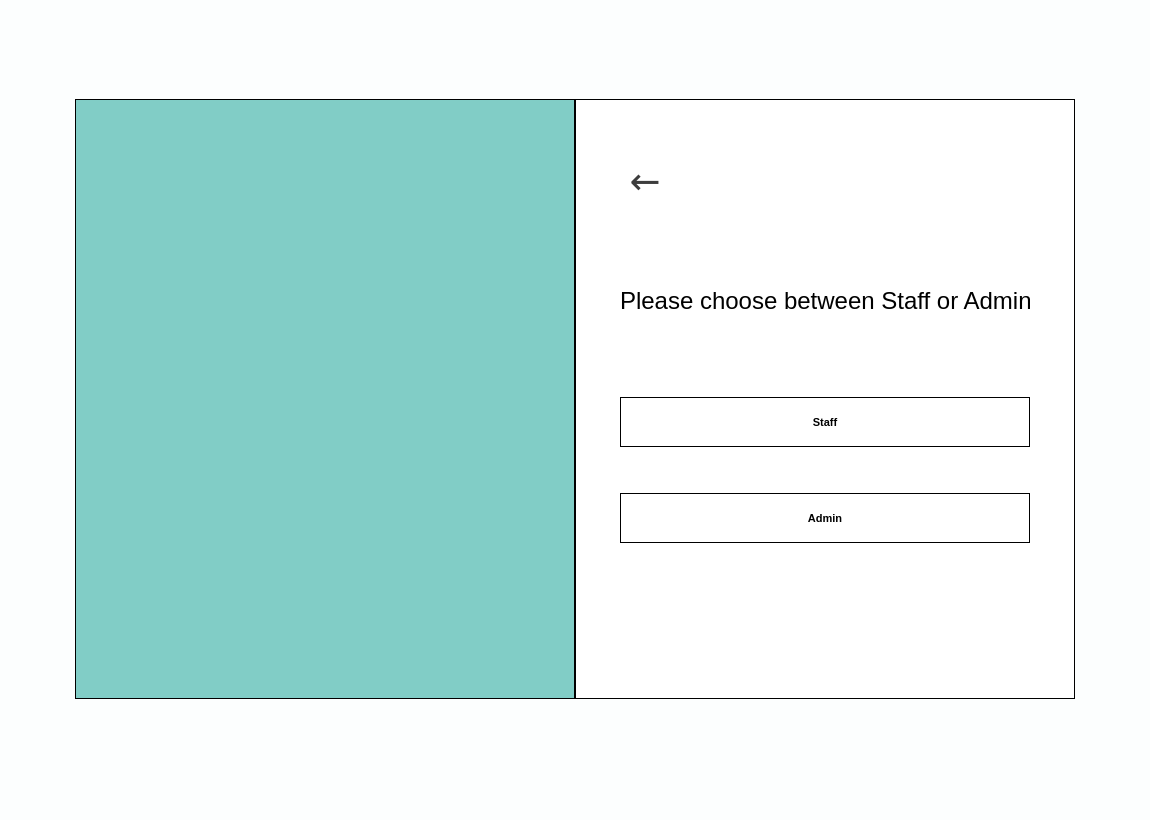
<?xml version="1.0" encoding="UTF-8"?>
<ui version="4.0">
 <class>registerSelection</class>
 <widget class="QMainWindow" name="registerSelection">
  <property name="geometry">
   <rect>
    <x>0</x>
    <y>0</y>
    <width>1150</width>
    <height>820</height>
   </rect>
  </property>
  <property name="windowTitle">
   <string>resgisterSelection</string>
  </property>
  <property name="styleSheet">
   <string notr="true">background-color: #FCFEFE;</string>
  </property>
  <property name="animated">
   <bool>true</bool>
  </property>
  <property name="documentMode">
   <bool>false</bool>
  </property>
  <widget class="QWidget" name="centralwidget">
   <property name="layoutDirection">
    <enum>Qt::LeftToRight</enum>
   </property>
   <layout class="QHBoxLayout" name="horizontalLayout">
    <item>
     <layout class="QGridLayout" name="gridLayout_2">
      <property name="horizontalSpacing">
       <number>0</number>
      </property>
      <item row="0" column="0">
       <widget class="QWidget" name="logoContainer" native="true">
        <property name="minimumSize">
         <size>
          <width>200</width>
          <height>0</height>
         </size>
        </property>
        <property name="maximumSize">
         <size>
          <width>500</width>
          <height>600</height>
         </size>
        </property>
        <property name="styleSheet">
         <string notr="true">QWidget {
    background-color: #81cdc6;
 border-style: solid;
    border-color: black;
    border-width: 1px;

}</string>
        </property>
        <layout class="QGridLayout" name="gridLayout">
         <item row="0" column="0">
          <widget class="QLabel" name="logo">
           <property name="minimumSize">
            <size>
             <width>450</width>
             <height>50</height>
            </size>
           </property>
           <property name="maximumSize">
            <size>
             <width>450</width>
             <height>290</height>
            </size>
           </property>
           <property name="styleSheet">
            <string notr="true">image: url(:/images/received_836614531712349.png);

border:none;</string>
           </property>
           <property name="frameShape">
            <enum>QFrame::NoFrame</enum>
           </property>
           <property name="frameShadow">
            <enum>QFrame::Plain</enum>
           </property>
           <property name="text">
            <string/>
           </property>
           <property name="scaledContents">
            <bool>true</bool>
           </property>
           <property name="margin">
            <number>0</number>
           </property>
          </widget>
         </item>
        </layout>
       </widget>
      </item>
      <item row="0" column="1">
       <widget class="QWidget" name="whiteContainer" native="true">
        <property name="minimumSize">
         <size>
          <width>200</width>
          <height>0</height>
         </size>
        </property>
        <property name="maximumSize">
         <size>
          <width>500</width>
          <height>600</height>
         </size>
        </property>
        <property name="layoutDirection">
         <enum>Qt::LeftToRight</enum>
        </property>
        <property name="autoFillBackground">
         <bool>false</bool>
        </property>
        <property name="styleSheet">
         <string notr="true">QWidget {
    background-color: #fff;
 border-style: solid;
    border-color: black;
    border-width: 1px;
}</string>
        </property>
        <property name="inputMethodHints">
         <set>Qt::ImhNone</set>
        </property>
        <layout class="QVBoxLayout" name="verticalLayout">
         <property name="spacing">
          <number>0</number>
         </property>
         <property name="leftMargin">
          <number>45</number>
         </property>
         <property name="topMargin">
          <number>9</number>
         </property>
         <property name="rightMargin">
          <number>45</number>
         </property>
         <property name="bottomMargin">
          <number>60</number>
         </property>
         <item>
          <widget class="QPushButton" name="backButton">
           <property name="minimumSize">
            <size>
             <width>0</width>
             <height>0</height>
            </size>
           </property>
           <property name="maximumSize">
            <size>
             <width>50</width>
             <height>16777215</height>
            </size>
           </property>
           <property name="font">
            <font>
             <family>Malgun Gothic</family>
             <pointsize>28</pointsize>
             <weight>50</weight>
             <bold>false</bold>
            </font>
           </property>
           <property name="layoutDirection">
            <enum>Qt::LeftToRight</enum>
           </property>
           <property name="styleSheet">
            <string notr="true">QPushButton {
    background-color: transparent;
    border: none;
    color:#3d3d3d	;
    padding: 0;
}

QPushButton:hover {
    text-decoration: underline;
}

QPushButton:pressed {
    color: #265C42;
}
</string>
           </property>
           <property name="text">
            <string>←</string>
           </property>
           <property name="iconSize">
            <size>
             <width>16</width>
             <height>16</height>
            </size>
           </property>
           <property name="flat">
            <bool>true</bool>
           </property>
          </widget>
         </item>
         <item>
          <widget class="QLabel" name="Title">
           <property name="minimumSize">
            <size>
             <width>0</width>
             <height>10</height>
            </size>
           </property>
           <property name="maximumSize">
            <size>
             <width>16777215</width>
             <height>100</height>
            </size>
           </property>
           <property name="font">
            <font>
             <family>Segoe UI</family>
             <pointsize>18</pointsize>
             <weight>50</weight>
             <bold>false</bold>
            </font>
           </property>
           <property name="styleSheet">
            <string notr="true">border:none;</string>
           </property>
           <property name="text">
            <string>Please choose between Staff or Admin</string>
           </property>
          </widget>
         </item>
         <item>
          <widget class="QPushButton" name="staffButton">
           <property name="minimumSize">
            <size>
             <width>150</width>
             <height>50</height>
            </size>
           </property>
           <property name="maximumSize">
            <size>
             <width>500</width>
             <height>16777215</height>
            </size>
           </property>
           <property name="font">
            <font>
             <family>Segoe UI</family>
             <pointsize>8</pointsize>
             <weight>75</weight>
             <bold>true</bold>
             <strikeout>false</strikeout>
            </font>
           </property>
           <property name="mouseTracking">
            <bool>true</bool>
           </property>
           <property name="tabletTracking">
            <bool>true</bool>
           </property>
           <property name="styleSheet">
            <string notr="true">QPushButton {
 background-color: #10cc94;
border-radius:12px;
color:#fff;
}
QPushButton#quit_button {
   background-color: green;
}
QPushButton::pressed {
background-color: #fff;
}
QpushButton{
border: 2px solid #555;
    border-radius: 20px;
    border-style: outset;
border-width:200px;
    
}
QPushButton:hover {
   background-color: #0a9c73;
   transition: background-color 0.5s cubic-bezier(0.4, 0, 0.2, 1);
}

border:none;
</string>
           </property>
           <property name="text">
            <string>Staff</string>
           </property>
          </widget>
         </item>
         <item>
          <widget class="QPushButton" name="adminButton">
           <property name="minimumSize">
            <size>
             <width>150</width>
             <height>50</height>
            </size>
           </property>
           <property name="maximumSize">
            <size>
             <width>500</width>
             <height>16777215</height>
            </size>
           </property>
           <property name="font">
            <font>
             <family>Segoe UI</family>
             <pointsize>8</pointsize>
             <weight>75</weight>
             <bold>true</bold>
             <strikeout>false</strikeout>
            </font>
           </property>
           <property name="mouseTracking">
            <bool>true</bool>
           </property>
           <property name="tabletTracking">
            <bool>true</bool>
           </property>
           <property name="styleSheet">
            <string notr="true">QPushButton {
 background-color: #10cc94;
border-radius:12px;
color:#fff;
}
QPushButton#quit_button {
   background-color: green;
}
QPushButton::pressed {
background-color: #fff;
}
QpushButton{
border: 2px solid #555;
    border-radius: 20px;
    border-style: outset;
border-width:200px;
    
}
QPushButton:hover {
   background-color: #0a9c73;
   transition: background-color 0.5s cubic-bezier(0.4, 0, 0.2, 1);
}

border:none;
</string>
           </property>
           <property name="text">
            <string>Admin</string>
           </property>
          </widget>
         </item>
         <item>
          <spacer name="verticalSpacer">
           <property name="orientation">
            <enum>Qt::Vertical</enum>
           </property>
           <property name="sizeType">
            <enum>QSizePolicy::Fixed</enum>
           </property>
           <property name="sizeHint" stdset="0">
            <size>
             <width>20</width>
             <height>50</height>
            </size>
           </property>
          </spacer>
         </item>
        </layout>
       </widget>
      </item>
     </layout>
    </item>
   </layout>
  </widget>
  <widget class="QStatusBar" name="statusbar"/>
 </widget>
 <resources>
  <include location="logo.qrc"/>
 </resources>
 <connections/>
</ui>
